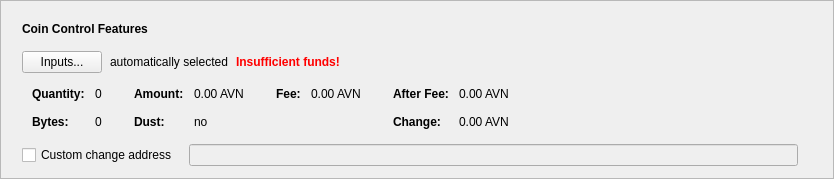
    <widget class="QFrame" name="frameCoinControl">
     <property name="sizePolicy">
      <sizepolicy hsizetype="Expanding" vsizetype="Fixed">
       <horstretch>0</horstretch>
       <verstretch>0</verstretch>
      </sizepolicy>
     </property>
     <property name="frameShape">
      <enum>QFrame::StyledPanel</enum>
     </property>
     <property name="frameShadow">
      <enum>QFrame::Sunken</enum>
     </property>
     <layout class="QVBoxLayout" name="verticalLayout_2">
      <item>
       <layout class="QVBoxLayout" name="verticalLayoutCoinControl" stretch="0,0,0,0,0">
        <property name="spacing">
         <number>0</number>
        </property>
        <property name="sizeConstraint">
         <enum>QLayout::SetDefaultConstraint</enum>
        </property>
        <property name="leftMargin">
         <number>10</number>
        </property>
        <property name="topMargin">
         <number>10</number>
        </property>
        <item>
         <layout class="QHBoxLayout" name="horizontalLayoutCoinControl1">
          <property name="bottomMargin">
           <number>15</number>
          </property>
          <item>
           <widget class="QLabel" name="labelCoinControlFeatures">
            <property name="sizePolicy">
             <sizepolicy hsizetype="Preferred" vsizetype="Maximum">
              <horstretch>0</horstretch>
              <verstretch>0</verstretch>
             </sizepolicy>
            </property>
            <property name="font">
             <font>
              <weight>75</weight>
              <bold>true</bold>
             </font>
            </property>
            <property name="styleSheet">
             <string notr="true">font-weight:bold;</string>
            </property>
            <property name="text">
             <string>Coin Control Features</string>
            </property>
           </widget>
          </item>
         </layout>
        </item>
        <item>
         <layout class="QHBoxLayout" name="horizontalLayoutCoinControl2" stretch="0,0,0,0">
          <property name="spacing">
           <number>8</number>
          </property>
          <property name="bottomMargin">
           <number>10</number>
          </property>
          <item>
           <widget class="QPushButton" name="pushButtonCoinControl">
            <property name="styleSheet">
             <string notr="true"/>
            </property>
            <property name="text">
             <string>Inputs...</string>
            </property>
            <property name="autoDefault">
             <bool>false</bool>
            </property>
           </widget>
          </item>
          <item>
           <widget class="QLabel" name="labelCoinControlAutomaticallySelected">
            <property name="text">
             <string>automatically selected</string>
            </property>
            <property name="margin">
             <number>5</number>
            </property>
           </widget>
          </item>
          <item>
           <widget class="QLabel" name="labelCoinControlInsuffFunds">
            <property name="font">
             <font>
              <weight>75</weight>
              <bold>true</bold>
             </font>
            </property>
            <property name="styleSheet">
             <string notr="true">color:red;font-weight:bold;</string>
            </property>
            <property name="text">
             <string>Insufficient funds!</string>
            </property>
            <property name="margin">
             <number>5</number>
            </property>
           </widget>
          </item>
          <item>
           <spacer name="horizontalSpacerCoinControl">
            <property name="orientation">
             <enum>Qt::Horizontal</enum>
            </property>
            <property name="sizeHint" stdset="0">
             <size>
              <width>40</width>
              <height>1</height>
             </size>
            </property>
           </spacer>
          </item>
         </layout>
        </item>
        <item>
         <widget class="QWidget" name="widgetCoinControl" native="true">
          <property name="sizePolicy">
           <sizepolicy hsizetype="Preferred" vsizetype="Preferred">
            <horstretch>0</horstretch>
            <verstretch>0</verstretch>
           </sizepolicy>
          </property>
          <property name="minimumSize">
           <size>
            <width>0</width>
            <height>0</height>
           </size>
          </property>
          <property name="styleSheet">
           <string notr="true"/>
          </property>
          <layout class="QHBoxLayout" name="horizontalLayoutCoinControl5">
           <property name="leftMargin">
            <number>0</number>
           </property>
           <property name="topMargin">
            <number>0</number>
           </property>
           <property name="rightMargin">
            <number>0</number>
           </property>
           <property name="bottomMargin">
            <number>0</number>
           </property>
           <item>
            <layout class="QHBoxLayout" name="horizontalLayoutCoinControl3" stretch="0,0,0,1">
             <property name="spacing">
              <number>20</number>
             </property>
             <property name="topMargin">
              <number>0</number>
             </property>
             <property name="bottomMargin">
              <number>10</number>
             </property>
             <item>
              <layout class="QFormLayout" name="formLayoutCoinControl1">
               <property name="horizontalSpacing">
                <number>10</number>
               </property>
               <property name="verticalSpacing">
                <number>14</number>
               </property>
               <property name="leftMargin">
                <number>10</number>
               </property>
               <property name="topMargin">
                <number>4</number>
               </property>
               <property name="rightMargin">
                <number>6</number>
               </property>
               <item row="0" column="0">
                <widget class="QLabel" name="labelCoinControlQuantityText">
                 <property name="font">
                  <font>
                   <weight>75</weight>
                   <bold>true</bold>
                  </font>
                 </property>
                 <property name="text">
                  <string>Quantity:</string>
                 </property>
                 <property name="margin">
                  <number>0</number>
                 </property>
                </widget>
               </item>
               <item row="0" column="1">
                <widget class="QLabel" name="labelCoinControlQuantity">
                 <property name="cursor">
                  <cursorShape>IBeamCursor</cursorShape>
                 </property>
                 <property name="contextMenuPolicy">
                  <enum>Qt::ActionsContextMenu</enum>
                 </property>
                 <property name="text">
                  <string notr="true">0</string>
                 </property>
                 <property name="margin">
                  <number>0</number>
                 </property>
                 <property name="textInteractionFlags">
                  <set>Qt::LinksAccessibleByMouse|Qt::TextSelectableByKeyboard|Qt::TextSelectableByMouse</set>
                 </property>
                </widget>
               </item>
               <item row="1" column="0">
                <widget class="QLabel" name="labelCoinControlBytesText">
                 <property name="font">
                  <font>
                   <weight>75</weight>
                   <bold>true</bold>
                  </font>
                 </property>
                 <property name="text">
                  <string>Bytes:</string>
                 </property>
                </widget>
               </item>
               <item row="1" column="1">
                <widget class="QLabel" name="labelCoinControlBytes">
                 <property name="cursor">
                  <cursorShape>IBeamCursor</cursorShape>
                 </property>
                 <property name="contextMenuPolicy">
                  <enum>Qt::ActionsContextMenu</enum>
                 </property>
                 <property name="text">
                  <string notr="true">0</string>
                 </property>
                 <property name="textInteractionFlags">
                  <set>Qt::LinksAccessibleByMouse|Qt::TextSelectableByKeyboard|Qt::TextSelectableByMouse</set>
                 </property>
                </widget>
               </item>
              </layout>
             </item>
             <item>
              <layout class="QFormLayout" name="formLayoutCoinControl2">
               <property name="horizontalSpacing">
                <number>10</number>
               </property>
               <property name="verticalSpacing">
                <number>14</number>
               </property>
               <property name="leftMargin">
                <number>6</number>
               </property>
               <property name="topMargin">
                <number>4</number>
               </property>
               <property name="rightMargin">
                <number>6</number>
               </property>
               <item row="0" column="0">
                <widget class="QLabel" name="labelCoinControlAmountText">
                 <property name="font">
                  <font>
                   <weight>75</weight>
                   <bold>true</bold>
                  </font>
                 </property>
                 <property name="text">
                  <string>Amount:</string>
                 </property>
                 <property name="margin">
                  <number>0</number>
                 </property>
                </widget>
               </item>
               <item row="0" column="1">
                <widget class="QLabel" name="labelCoinControlAmount">
                 <property name="cursor">
                  <cursorShape>IBeamCursor</cursorShape>
                 </property>
                 <property name="contextMenuPolicy">
                  <enum>Qt::ActionsContextMenu</enum>
                 </property>
                 <property name="text">
                  <string notr="true">0.00 AVN</string>
                 </property>
                 <property name="textInteractionFlags">
                  <set>Qt::LinksAccessibleByMouse|Qt::TextSelectableByKeyboard|Qt::TextSelectableByMouse</set>
                 </property>
                </widget>
               </item>
               <item row="1" column="0">
                <widget class="QLabel" name="labelCoinControlLowOutputText">
                 <property name="font">
                  <font>
                   <weight>75</weight>
                   <bold>true</bold>
                  </font>
                 </property>
                 <property name="text">
                  <string>Dust:</string>
                 </property>
                </widget>
               </item>
               <item row="1" column="1">
                <widget class="QLabel" name="labelCoinControlLowOutput">
                 <property name="cursor">
                  <cursorShape>IBeamCursor</cursorShape>
                 </property>
                 <property name="contextMenuPolicy">
                  <enum>Qt::ActionsContextMenu</enum>
                 </property>
                 <property name="text">
                  <string notr="true">no</string>
                 </property>
                 <property name="textInteractionFlags">
                  <set>Qt::LinksAccessibleByMouse|Qt::TextSelectableByKeyboard|Qt::TextSelectableByMouse</set>
                 </property>
                </widget>
               </item>
              </layout>
             </item>
             <item>
              <layout class="QFormLayout" name="formLayoutCoinControl3">
               <property name="horizontalSpacing">
                <number>10</number>
               </property>
               <property name="verticalSpacing">
                <number>14</number>
               </property>
               <property name="leftMargin">
                <number>6</number>
               </property>
               <property name="topMargin">
                <number>4</number>
               </property>
               <property name="rightMargin">
                <number>6</number>
               </property>
               <item row="0" column="0">
                <widget class="QLabel" name="labelCoinControlFeeText">
                 <property name="font">
                  <font>
                   <weight>75</weight>
                   <bold>true</bold>
                  </font>
                 </property>
                 <property name="text">
                  <string>Fee:</string>
                 </property>
                 <property name="margin">
                  <number>0</number>
                 </property>
                </widget>
               </item>
               <item row="0" column="1">
                <widget class="QLabel" name="labelCoinControlFee">
                 <property name="cursor">
                  <cursorShape>IBeamCursor</cursorShape>
                 </property>
                 <property name="contextMenuPolicy">
                  <enum>Qt::ActionsContextMenu</enum>
                 </property>
                 <property name="text">
                  <string notr="true">0.00 AVN</string>
                 </property>
                 <property name="textInteractionFlags">
                  <set>Qt::LinksAccessibleByMouse|Qt::TextSelectableByKeyboard|Qt::TextSelectableByMouse</set>
                 </property>
                </widget>
               </item>
              </layout>
             </item>
             <item>
              <layout class="QFormLayout" name="formLayoutCoinControl4">
               <property name="horizontalSpacing">
                <number>10</number>
               </property>
               <property name="verticalSpacing">
                <number>14</number>
               </property>
               <property name="leftMargin">
                <number>6</number>
               </property>
               <property name="topMargin">
                <number>4</number>
               </property>
               <property name="rightMargin">
                <number>6</number>
               </property>
               <item row="0" column="0">
                <widget class="QLabel" name="labelCoinControlAfterFeeText">
                 <property name="font">
                  <font>
                   <weight>75</weight>
                   <bold>true</bold>
                  </font>
                 </property>
                 <property name="text">
                  <string>After Fee:</string>
                 </property>
                 <property name="margin">
                  <number>0</number>
                 </property>
                </widget>
               </item>
               <item row="0" column="1">
                <widget class="QLabel" name="labelCoinControlAfterFee">
                 <property name="cursor">
                  <cursorShape>IBeamCursor</cursorShape>
                 </property>
                 <property name="contextMenuPolicy">
                  <enum>Qt::ActionsContextMenu</enum>
                 </property>
                 <property name="text">
                  <string notr="true">0.00 AVN</string>
                 </property>
                 <property name="textInteractionFlags">
                  <set>Qt::LinksAccessibleByMouse|Qt::TextSelectableByKeyboard|Qt::TextSelectableByMouse</set>
                 </property>
                </widget>
               </item>
               <item row="1" column="0">
                <widget class="QLabel" name="labelCoinControlChangeText">
                 <property name="font">
                  <font>
                   <weight>75</weight>
                   <bold>true</bold>
                  </font>
                 </property>
                 <property name="text">
                  <string>Change:</string>
                 </property>
                </widget>
               </item>
               <item row="1" column="1">
                <widget class="QLabel" name="labelCoinControlChange">
                 <property name="cursor">
                  <cursorShape>IBeamCursor</cursorShape>
                 </property>
                 <property name="contextMenuPolicy">
                  <enum>Qt::ActionsContextMenu</enum>
                 </property>
                 <property name="text">
                  <string notr="true">0.00 AVN</string>
                 </property>
                 <property name="textInteractionFlags">
                  <set>Qt::LinksAccessibleByMouse|Qt::TextSelectableByKeyboard|Qt::TextSelectableByMouse</set>
                 </property>
                </widget>
               </item>
              </layout>
             </item>
            </layout>
           </item>
          </layout>
         </widget>
        </item>
        <item>
         <layout class="QHBoxLayout" name="horizontalLayoutCoinControl4" stretch="0,0,0">
          <property name="spacing">
           <number>12</number>
          </property>
          <property name="sizeConstraint">
           <enum>QLayout::SetDefaultConstraint</enum>
          </property>
          <property name="topMargin">
           <number>5</number>
          </property>
          <property name="rightMargin">
           <number>5</number>
          </property>
          <item>
           <widget class="QCheckBox" name="checkBoxCoinControlChange">
            <property name="toolTip">
             <string>If this is activated, but the change address is empty or invalid, change will be sent to a newly generated address.</string>
            </property>
            <property name="text">
             <string>Custom change address</string>
            </property>
           </widget>
          </item>
          <item>
           <widget class="QValidatedLineEdit" name="lineEditCoinControlChange">
            <property name="enabled">
             <bool>false</bool>
            </property>
            <property name="sizePolicy">
             <sizepolicy hsizetype="Expanding" vsizetype="Fixed">
              <horstretch>0</horstretch>
              <verstretch>0</verstretch>
             </sizepolicy>
            </property>
           </widget>
          </item>
          <item>
           <widget class="QLabel" name="labelCoinControlChangeLabel">
            <property name="sizePolicy">
             <sizepolicy hsizetype="Preferred" vsizetype="Expanding">
              <horstretch>0</horstretch>
              <verstretch>0</verstretch>
             </sizepolicy>
            </property>
            <property name="minimumSize">
             <size>
              <width>0</width>
              <height>0</height>
             </size>
            </property>
            <property name="text">
             <string/>
            </property>
            <property name="margin">
             <number>3</number>
            </property>
           </widget>
          </item>
         </layout>
        </item>
        <item>
         <spacer name="verticalSpacerCoinControl">
          <property name="orientation">
           <enum>Qt::Vertical</enum>
          </property>
          <property name="sizeType">
           <enum>QSizePolicy::Expanding</enum>
          </property>
          <property name="sizeHint" stdset="0">
           <size>
            <width>800</width>
            <height>1</height>
           </size>
          </property>
         </spacer>
        </item>
       </layout>
      </item>
     </layout>
    </widget>
